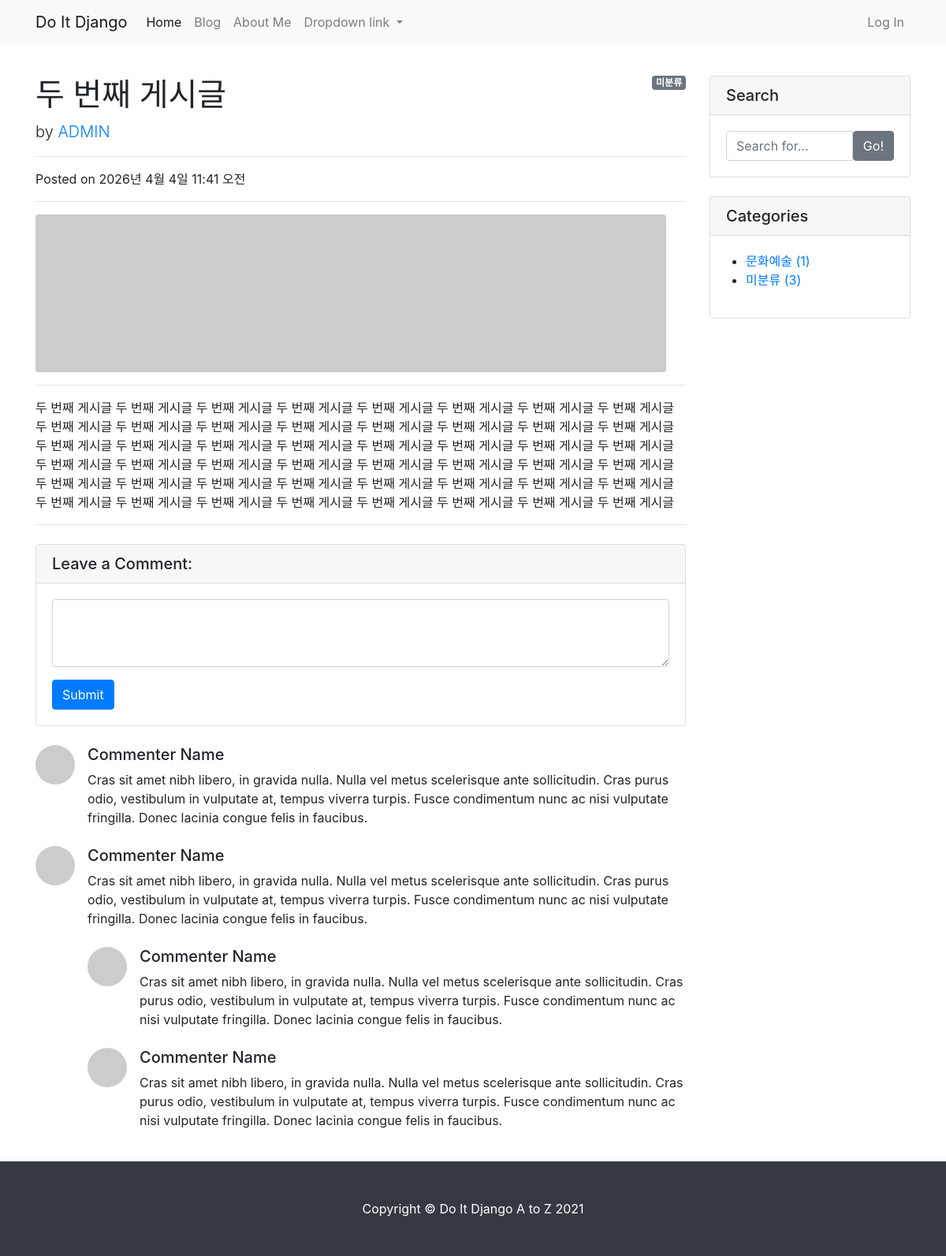
The app's page /blog/2/ with its own data.
### blog/models.py (models this page shows, shortened)
class Post(models.Model):
    title = models.CharField(max_length=30)
    hook_text = models.CharField(max_length=100, blank=True)
    content = models.TextField()
    head_image = models.ImageField(upload_to="blog/images/%Y/%m/%d/", blank=True)
    file_upload = models.FileField(upload_to="blog/files/%Y/%m/%d/", blank=True)
    created_at = models.DateTimeField(auto_now_add=True)
    updated_at = models.DateTimeField(auto_now=True)
    author = models.ForeignKey(User, null=True, on_delete=models.SET_NULL)
    category = models.ForeignKey(Category, null=True, blank=True, on_delete=models.SET_NULL)
    tags = models.ManyToManyField(Tag, blank=True)

class Category(models.Model):
    name = models.CharField(max_length=50, unique=True)
    slug = models.SlugField(max_length=200, unique=True, allow_unicode=True)
    def __str__(self):
        return self.name
    def get_absolute_url(self):
        return f"/blog/category/{self.slug}/"
    class Meta:
        verbose_name_plural = "Categories"

### blog/views.py (the view)
# urls.py: path("<int:pk>/", views.PostDetail.as_view()),
class PostDetail(DetailView):
    model = Post
    def get_context_data(self, **kwargs):
        context = super(PostDetail, self).get_context_data()
        context["categories"] = Category.objects.all()
        context["no_category_post_count"] = Post.objects.filter(category=None).count()
        return context

### blog/templates/blog/post_detail.html (shortened to what this page needs)
{% extends 'blog/base.html' %}
{% block main_area %}
    <div id="post-area">
        {% if post.category %}
            <span class="badge badge-secondary float-right">{{ post.category }}</span>
        {% else %}
            <span class="badge badge-secondary float-right">미분류</span>
        {% endif %}
        <h1 class="mt-4">{{ post.title }}</h1>
        <p class="lead">
            by
            <a href="#">{{ post.author | upper }}</a>
        </p>
        <hr>
        <p>Posted on {{ post.created_at }}</p>
        <hr>
        {% if post.head_image %}
            <img class="img-fluid rounded" src="{{ post.head_image.url }}" alt="{{ post.title }} head_image">
        {% else %}
            <img class="img-fluid rounded" src="https://picsum.photos/seed/{{ post.id }}/800/200" alt="random_image">
        {% endif %}
        <hr>
        <p>{{ post.content }}</p>
        <hr>
    </div>
    <div id="comment-area">
        <div class="card my-4">
            <h5 class="card-header">Leave a Comment:</h5>
            <div class="card-body">
                <form>
                    <div class="form-group">
                        <textarea class="form-control" rows="3"></textarea>
                    </div>
                    <button type="submit" class="btn btn-primary">Submit</button>
                </form>
            </div>
        </div>
        <div class="media mb-4">
            <img class="d-flex mr-3 rounded-circle" src="http://placehold.it/50x50" alt="">
            <div class="media-body">
                <h5 class="mt-0">Commenter Name</h5>
                Cras sit amet nibh libero, in gravida nulla. Nulla vel metus scelerisque ante sollicitudin. Cras purus odio, vestibulum in vulputate at, tempus viverra turpis. Fusce condimentum nunc ac nisi vulputate fringilla. Donec lacinia congue felis in faucibus.
            </div>
        </div>
        <div class="media mb-4">
            <img class="d-flex mr-3 rounded-circle" src="http://placehold.it/50x50" alt="">
            <div class="media-body">
                <h5 class="mt-0">Commenter Name</h5>
                Cras sit amet nibh libero, in gravida nulla. Nulla vel metus scelerisque ante sollicitudin. Cras purus odio, vestibulum in vulputate at, tempus viverra turpis. Fusce condimentum nunc ac nisi vulputate fringilla. Donec lacinia congue felis in faucibus.
                <div class="media mt-4">
                    <img class="d-flex mr-3 rounded-circle" src="http://placehold.it/50x50" alt="">
                    <div class="media-body">
                        <h5 class="mt-0">Commenter Name</h5>
                        Cras sit amet nibh libero, in gravida nulla. Nulla vel metus scelerisque ante sollicitudin. Cras purus odio, vestibulum in vulputate at, tempus viverra turpis. Fusce condimentum nunc ac nisi vulputate fringilla. Donec lacinia congue felis in faucibus.
                    </div>
                </div>
                <div class="media mt-4">
                    <img class="d-flex mr-3 rounded-circle" src="http://placehold.it/50x50" alt="">
                    <div class="media-body">
                        <h5 class="mt-0">Commenter Name</h5>
                        Cras sit amet nibh libero, in gravida nulla. Nulla vel metus scelerisque ante sollicitudin. Cras purus odio, vestibulum in vulputate at, tempus viverra turpis. Fusce condimentum nunc ac nisi vulputate fringilla. Donec lacinia congue felis in faucibus.
                    </div>
                </div>
            </div>
        </div>
    </div>
{% endblock %}

### blog/templates/blog/base.html (shortened to what this page needs)
<!DOCTYPE html>
<html>
{% load static %}
<head>
    <link rel="stylesheet" href="{% static 'blog/bootstrap/bootstrap.min.css' %}" media="screen">
</head>
<body>
{% include 'blog/navbar.html' %}
<div class="container my-3">
    <div class="row">
        <div class="col-md-8 col-lg-9" id="main-area">
            {% block main_area %}
            {% endblock %}
        </div>
        <div class="col-md-4 col-lg-3">
            <div class="card my-4">
                <h5 class="card-header">Search</h5>
                <div class="card-body">
                    <div class="input-group">
                        <input type="text" class="form-control" placeholder="Search for...">
                        <span class="input-group-btn">
                                <button class="btn btn-secondary" type="button">Go!</button>
                            </span>
                    </div>
                </div>
            </div>
            <div class="card my-4" id="categories-card">
                <h5 class="card-header">Categories</h5>
                <div class="card-body">
                    <div class="row">
                        <ul>
                            {% for category in categories %}
                                <li>
                                    <a href="{{ category.get_absolute_url }}">{{ category }} ({{ category.post_set.count }})</a>
                                </li>
                            {% endfor %}
                                <li>
                                    <a href="/blog/category/no_category/">미분류 ({{ no_category_post_count }})</a>
                                </li>
                        </ul>
                    </div>
                </div>
            </div>
        </div>
    </div>
</div>
{% include 'blog/footer.html' %}
</body>
</html>

### records on screen
Post: title "두 번째 게시글", author "ADMIN", created_at "2026년 4월 4일 11:41 오전", content "두 번째 게시글 두 번째 게시글 두 번째 게시글 두 번째 게시글 두 번째 게시글 두 번째 게시글 두 번째 게시글 두 번째 게시글 두 번째 게시글 두 번째 게시글 두 번째 게시글 두 번째 게시글 두 번째 게시글 두 번째 게시글 두 번째 게시글 두 번째 게시글 두 번째 게시글 두 번째 게시글 두 번째 게시글 두 번째 게시글 두 번째 게시글 두 번째 게시글 두 번째 게시글 두 번째 게시글 두 번째 게시글 두 번째 게시글 두 번째 게시글 두 번째 게시글 두 번째 게시글 두 번째 게시글 두 번째 게시글 두 번째 게시글 두 번째 게시글 두 번째 게시글 두 번째 게시글 두 번째 게시글 두 번째 게시글 두 번째 게시글 두 번째 게시글 두 번째 게시글 두 번째 게시글 두 번째 게시글 두 번째 게시글 두 번째 게시글 두 번째 게시글 두 번째 게시글 두 번째 게시글 두 번째 게시글"
Category: name "문화예술", post_set.count "1"

### other values on screen
{{ no_category_post_count }} "3"
